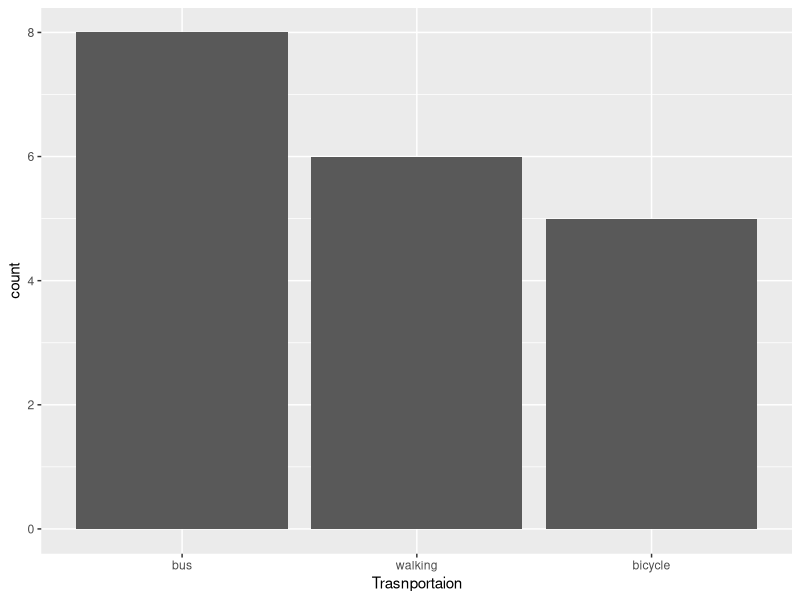
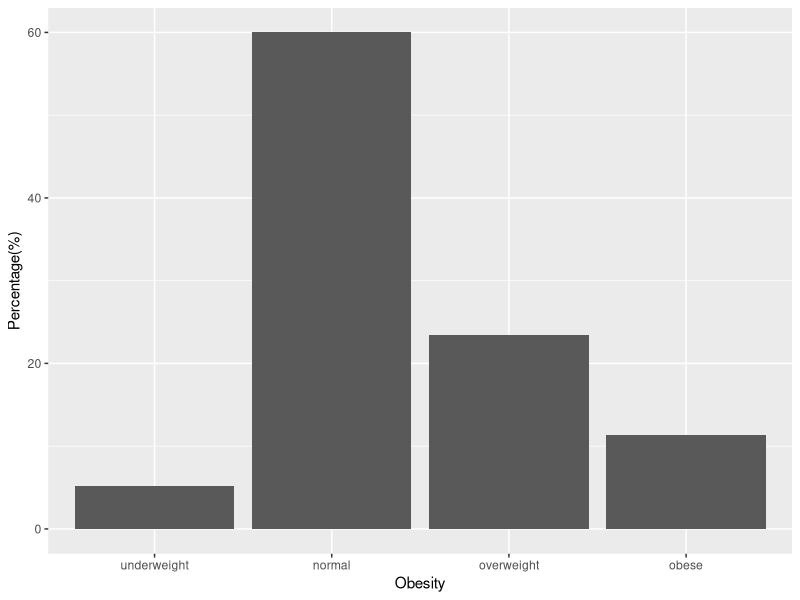
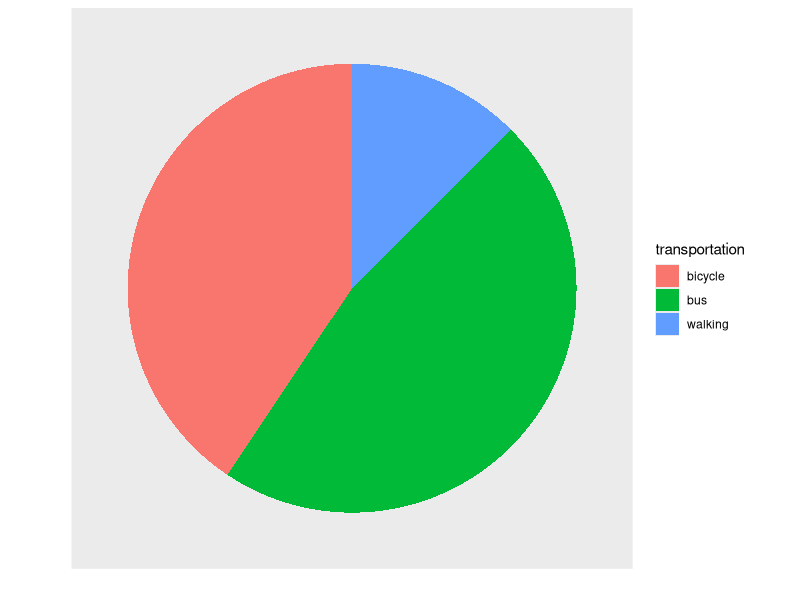

Generate these figures, in order, with R:
library(ggplot2)

transp<-c("bicycle","bicycle", "bicycle", "bicycle", "bicycle",  
          "bus","bus","bus","bus","bus","bus","bus","bus",
          "walking","walking","walking","walking","walking","walking"
          )
dat1<-data.frame(transp)
#데이터, aes - x 축, xlab()으로 이름 바꾸기기
install.packages("forcats")
library(forcats)
#fct_infreq(x축) - 빈도수 높은 순으로 불러오기기
ggplot(data=dat1)  + geom_bar(mapping = aes(x=fct_infreq(transp))) + 
  xlab("Trasnportaion")


obesity<-factor(c("underweight", "normal","overweight","obese"),
                level=c("underweight","normal",
                        "overweight", "obese"
                        ))

count<-c(6, 69, 27, 13)
perc<-count/sum(count)*100
dat2<-data.frame(obesity, count, perc)

#stat으로 안정시키기기
ggplot(data=dat2) + geom_bar(mapping = aes(x=obesity, y=perc), stat="identity") +
  xlab("Obesity") + ylab("Percentage(%)")

table(transp)
dat3<-data.frame(transportation=c("bus","bicycle","walking"),
                 count=c(15, 13, 4)
                 )

ggplot(data=dat3) + geom_bar(mapping = aes(x="", y=count, fill=transportation), stat="identity") +
  coord_polar("y", start=0) + xlab("")+ylab("")+
  #전체적인 항목을 정리리
  theme(axis.text = element_blank(),
        axis.ticks = element_blank(),
        panel.grid = element_blank()
        )


#이항분포(당첨률 30% - 0.3 복권 8장) - 3장에서 7장이 당첨될 확률
#pbinom(확률변수, 전체 경우의 수, 그럴 확률)
pbinom(7, 8, 0.3) - pbinom(2, 8, 0.3)
#총 6장이 될 확률
1-pbinom(5, 8, 0.3)

#하루 평균 6건의 불량수표를 받을 때, 특정한 날 4번 받은 확률(포아송 분포)
dpois(4, 6)

#정규분포 확률(x <  94.3) 확률. 평균 70, 정규분포 10
pnorm(94.3, 70, 10)

#정규분포 확률(x > 57.7 ) 확률. 평균 70, 정규분포 10
1 - pnorm(57.7, 70, 10)

#정규 분포 확률(X > 50)  확률. 평균 40, 정규분포포 5
1 - pnorm(57.7, 70, 10)

